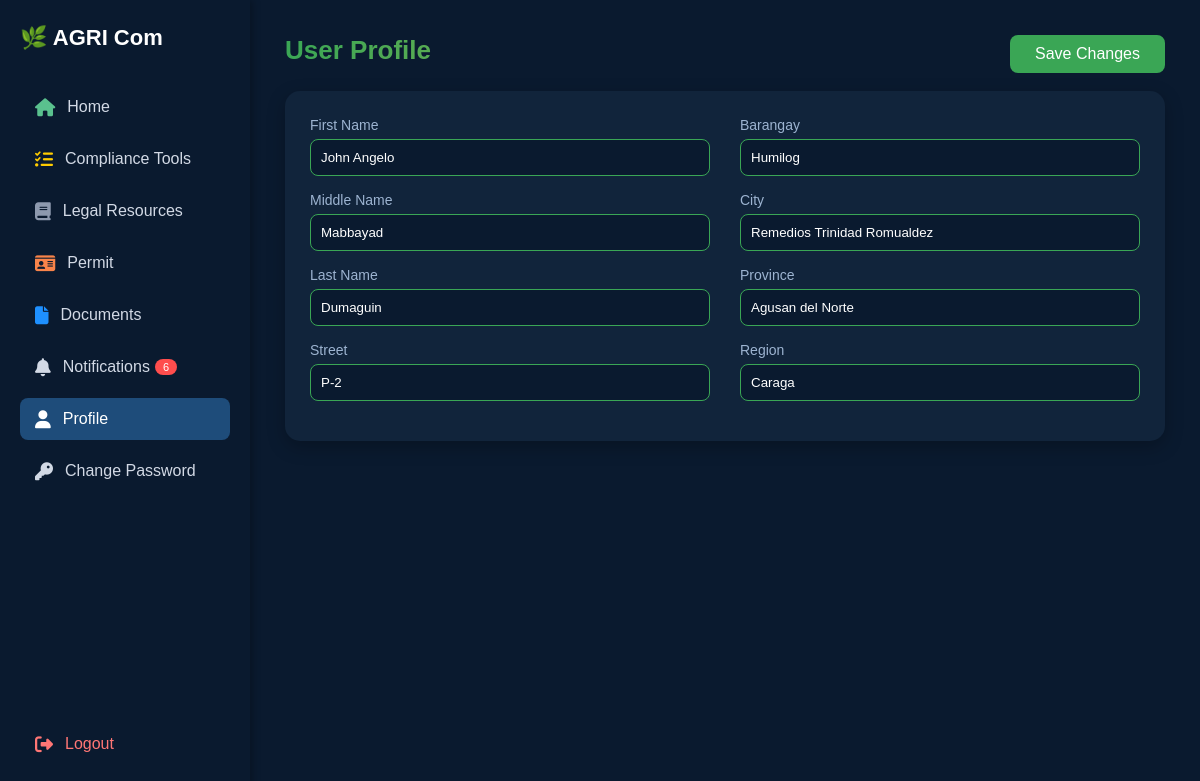
The app's page /profile.php (signed in) with its own data.
### tables this page shows
CREATE TABLE `users` (
  `id` int(11) NOT NULL,
  `firstname` varchar(100) DEFAULT NULL,
  `middlename` varchar(100) DEFAULT NULL,
  `lastname` varchar(100) DEFAULT NULL,
  `street` varchar(255) DEFAULT NULL,
  `barangay` varchar(255) DEFAULT NULL,
  `city` varchar(255) DEFAULT NULL,
  `province` varchar(255) DEFAULT NULL,
  `region` varchar(255) DEFAULT NULL,
  `contact` varchar(20) DEFAULT NULL,
  `email` varchar(100) DEFAULT NULL,
  `username` varchar(100) DEFAULT NULL,
  `password` varchar(255) DEFAULT NULL,
  `created_at` timestamp NOT NULL DEFAULT current_timestamp(),
  `last_login` datetime DEFAULT NULL,
  `is_active` tinyint(1) DEFAULT 1,
  `profile_pic` varchar(255) DEFAULT NULL,
  `notify_email` tinyint(1) DEFAULT 1,
  `role` varchar(20) NOT NULL DEFAULT 'User'
);

### profile.php (the view, shortened to what this page needs)
<?php
$user_id = $_SESSION['user_id'];
$conn = getDBConnection();
$pdo = getPDOConnection();
$stmt = $conn->prepare("
    SELECT firstname, middlename, lastname, street, barangay, city, province, region,
           email, username, created_at
    FROM users WHERE id=?
");
$stmt->bind_param("i", $user_id);
$stmt->execute();
$stmt->bind_result(
    $firstname, $middlename, $lastname, $street, $barangay, $city, $province, $region,
    $email, $username, $created_at
);
$unread_count = $pdo->query("SELECT COUNT(*) FROM notifications WHERE user_id = $user_id AND is_read = 0")->fetchColumn();
?>
<!DOCTYPE html>
<html lang="en">
<head>
<link rel="stylesheet" href="https://cdnjs.cloudflare.com/ajax/libs/font-awesome/6.4.0/css/all.min.css">
</head>
<body>
<div class="sidebar">
  <div class="logo">🌿 AGRI Com</div>
  <a href="home.php"><i class="fa fa-home"></i> Home</a>
  <a href="compliance.php"><i class="fas fa-tasks"></i> Compliance Tools</a>
  <a href="legal_resources.php"><i class="fas fa-book"></i> Legal Resources</a>
  <a href="permit.php"><i class="fa fa-id-card"></i> Permit</a>
  <a href="documents.php"><i class="fa fa-file"></i> Documents</a>
  <a href="notifications.php"><i class="fas fa-bell"></i> Notifications <?php if($unread_count > 0): ?><span style="background:#ff4d4d;color:white;padding:2px 8px;border-radius:12px;font-size:11px;margin-left:5px;"><?= $unread_count ?></span><?php endif; ?></a>
  <a href="profile.php" class="active"><i class="fas fa-user"></i> Profile</a>
  <a href="change_password.php"><i class="fas fa-key"></i> Change Password</a>
  <a href="login.php" style="margin-top:auto;color:#ff7675;"><i class="fa fa-sign-out-alt"></i> Logout</a>
</div>
<div class="content">
<h2 class="page-title">User Profile</h2>
<button class="save-btn" form="profile-form">Save Changes</button>
<form method="POST" id="profile-form">
<div class="profile-container">
    <div class="column">
        <div class="info-box">
            <label>First Name</label>
            <input type="text" name="firstname" value="<?= $firstname ?>">
        </div>
        <div class="info-box">
            <label>Middle Name</label>
            <input type="text" name="middlename" value="<?= $middlename ?>">
        </div>
        <div class="info-box">
            <label>Last Name</label>
            <input type="text" name="lastname" value="<?= $lastname ?>">
        </div>
        <div class="info-box">
            <label>Street</label>
            <input type="text" name="street" value="<?= $street ?>">
        </div>
    </div>
    <div class="column">
        <div class="info-box">
            <label>Barangay</label>
            <input type="text" name="barangay" value="<?= $barangay ?>">
        </div>
        <div class="info-box">
            <label>City</label>
            <input type="text" name="city" value="<?= $city ?>">
        </div>
        <div class="info-box">
            <label>Province</label>
            <input type="text" name="province" value="<?= $province ?>">
        </div>
        <div class="info-box">
            <label>Region</label>
            <input type="text" name="region" value="<?= $region ?>">
        </div>
    </div>
</div>
</form>
</div>
</body>
</html>

### profile.php (style rules this page uses)
* { margin: 0; padding: 0; box-sizing: border-box; font-family: "Poppins", sans-serif; }
body { background: #0A1A2F; color: #f5f6fa; }
.sidebar { width: 250px; height: 100vh; background: #0A1A2F; position: fixed; left: 0; top: 0; padding: 25px 20px; display: flex; flex-direction: column; box-shadow: 2px 0 8px rgba(0, 0, 0, 0.3); }
.sidebar .logo { font-size: 22px; font-weight: bold; color: #fff; margin-bottom: 35px; }
.sidebar a { display: flex; align-items: center; padding: 12px 15px; color: #d2d9e5; font-size: 16px; text-decoration: none; margin-bottom: 10px; border-radius: 8px; transition: 0.2s; }
.sidebar a i { margin-right: 12px; font-size: 18px; }
.sidebar a.active { background: #1E4C7A; color: #fff; }
.sidebar a:nth-child(2) i { color: #5ac18e; }
.sidebar a:nth-child(3) i { color: #ffcc00; }
.sidebar a:nth-child(4) i { color: #8d99ae; }
.sidebar a:nth-child(5) i { color: #f9844a; }
.sidebar a:nth-child(6) i { color: #1E90FF; }
.content { margin-left: 250px; padding: 35px; position: relative; }
.page-title { font-size: 26px; background: linear-gradient(90deg, #3AA655, #E8C547); -webkit-background-clip: text; color: transparent; margin-bottom: 25px; }
.profile-container { background: #11243b; padding: 25px; border-radius: 15px; width: 100%; max-width: 1000px; margin: auto; display: flex; gap: 30px; box-shadow: 0 6px 18px rgba(0, 0, 0, 0.25); flex-wrap: wrap; }
.column { flex: 1; min-width: 200px; }
.info-box { margin-bottom: 15px; }
.info-box label { font-size: 14px; color: #9db4d1; }
.info-box input { width: 100%; padding: 10px; background: #0A1A2F; border: 1px solid #3AA655; border-radius: 8px; color: white; margin-top: 5px; }
.save-btn { position: absolute; top: 35px; right: 35px; background: #3AA655; color: white; padding: 10px 25px; border: none; border-radius: 8px; font-size: 16px; cursor: pointer; }

### records on screen
users: firstname "John Angelo", middlename "Mabbayad", lastname "Dumaguin", street "P-2", barangay "Humilog", city "Remedios Trinidad Romualdez", province "Agusan del Norte", region "Caraga"

### other values on screen
$unread_count "6"
